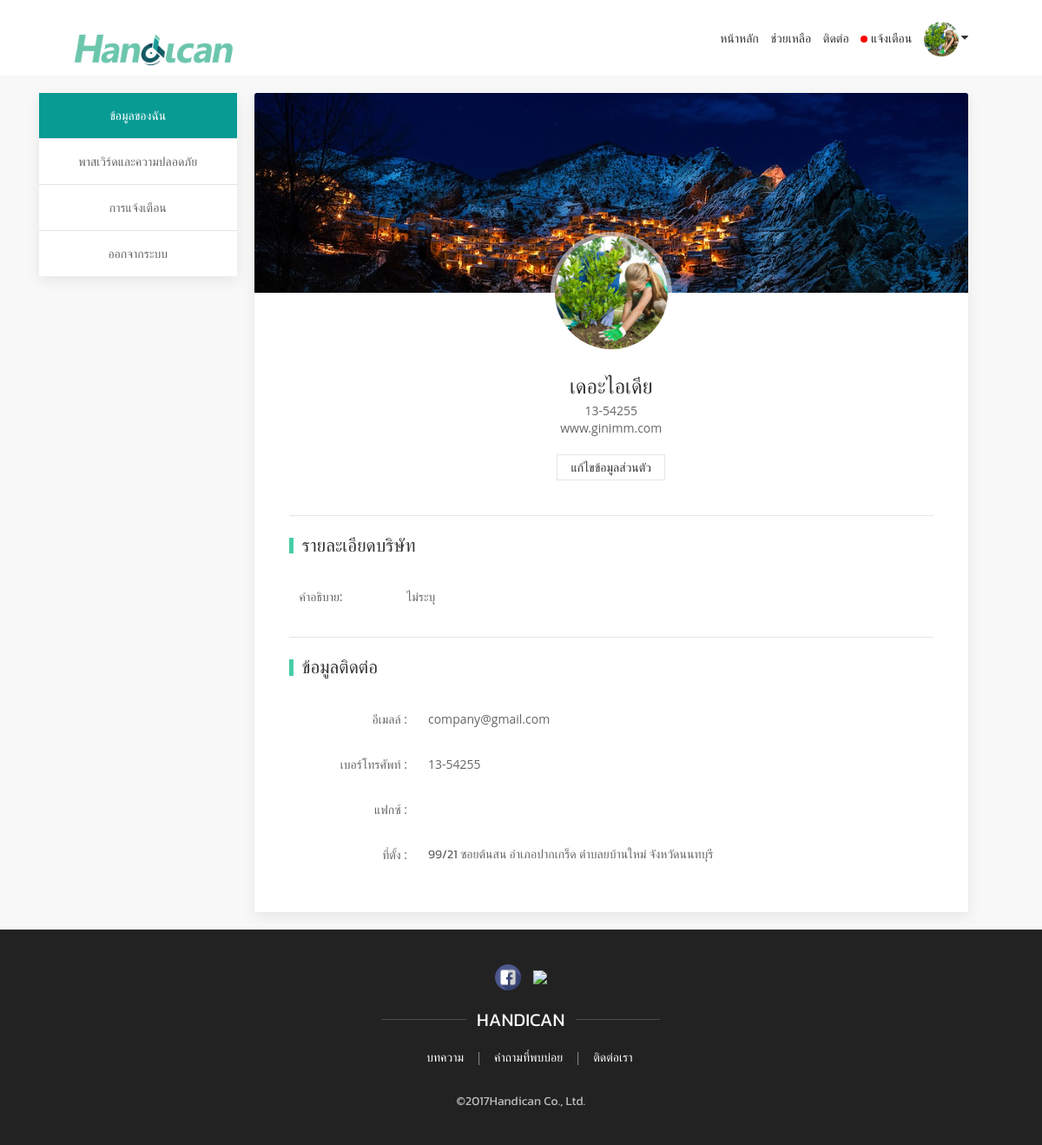
The page /accounts/company-profile/ (signed in) on the database as committed earlier.
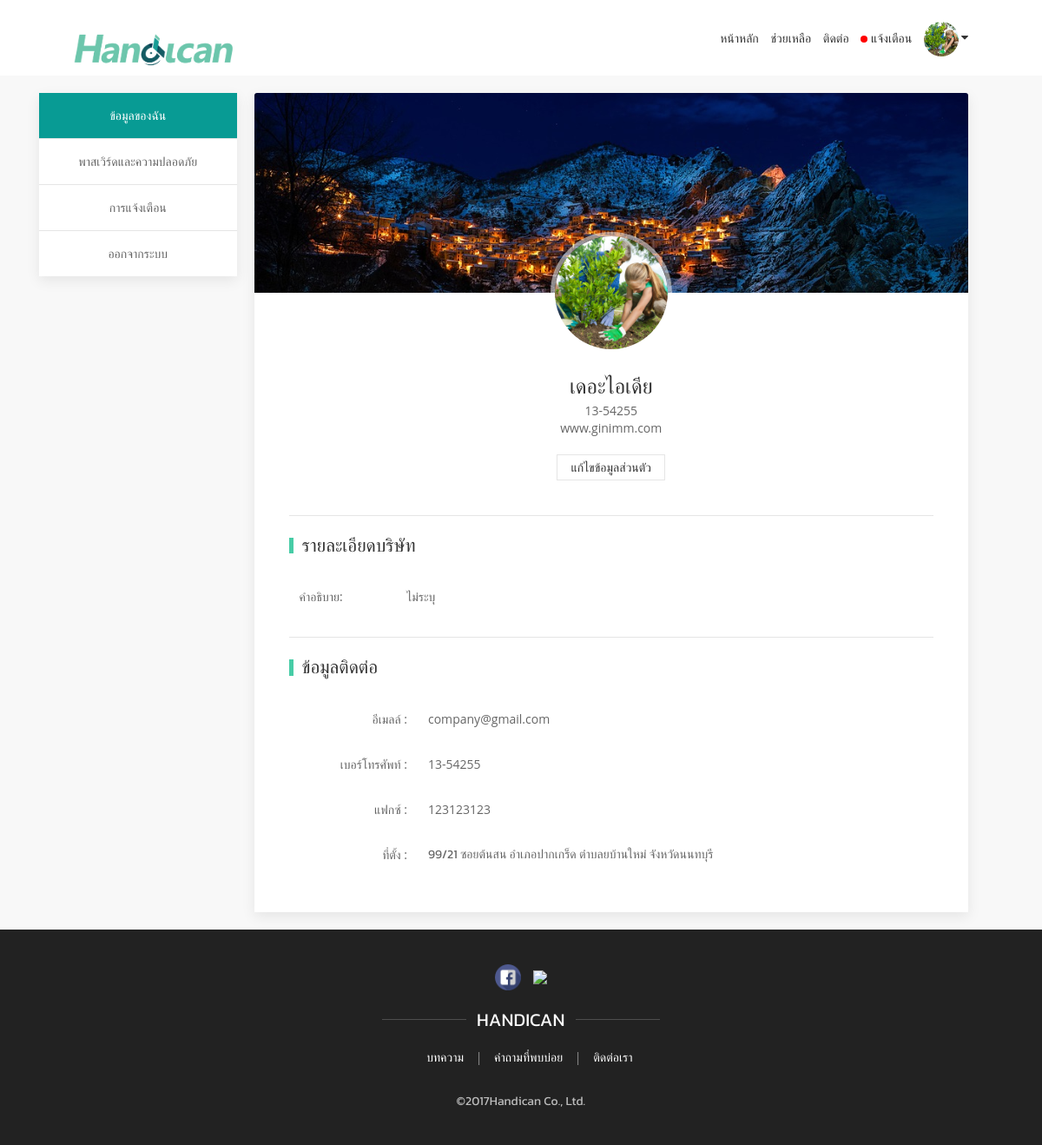
The same page on the database as committed later.
### myapp/models.py (models this page shows, shortened)
class CompanyInfo(models.Model):
	profile = models.ForeignKey(Profile, on_delete=models.SET_NULL,blank=True,null=True)
	th_name = models.CharField(max_length=100,editable=True )
	en_name = models.CharField(max_length=100,editable=True )
	phone_no = models.CharField(max_length=20,default="ไม่ระบุ")
	hr_no = models.CharField(max_length=100,editable=True,blank=True,null=True )
	address = models.CharField(max_length=5000,default="ไม่ระบุ")
	info = models.CharField(max_length=5000,default="ไม่ระบุ")
	website = models.CharField(max_length=50,default="ไม่ระบุ")
	fax = models.CharField(max_length=30)
	company_type = models.CharField(max_length=100)
	get_more_info = models.BooleanField()
	created_at = models.DateTimeField(auto_now_add=True,null=True,)

class Profile(models.Model):
	user = models.ForeignKey(User, on_delete=models.SET_NULL,blank=True,null=True)
	profile_picture=models.ImageField(upload_to="profilePicture/",default="")
	created_at = models.DateTimeField(blank=True,null=True,)

### loginapp/views.py (the view)
@login_required
def company_profile(request):
    read =True
    list_noti = []
    profile = Profile.objects.get(user=request.user)
    company = CompanyInfo.objects.get(profile=profile)
    noti = Notifications.objects.filter(tarket=profile)
    for i in noti:
        temp = {'name': '', 'action': '', 'obj':'','time':None,'img':None,'is_read': False,
        'job_name':"",'job_id':0,'noti_id':0,'job_interest':"",'disability_cate': '',
        'expected_salary':0,'province':'','job_exp':"",'dis_id':0}
        p = Profile.objects.get(user=i.user)
        dis = DisabilityInfo.objects.get(profile=p)
        temp['job_name'] = i.job.title_th
        temp['job_id'] = i.job.id
        temp['name'] = dis.first_name +" "+ dis.last_name
        temp['dis_id'] = dis.id
        temp['action'] = i.action
        temp['obj'] = i.obj
        temp['time'] = i.created_at
        temp['is_read'] = i.is_read
        temp['img'] = p.profile_picture.url
        temp['noti_id'] = i.id
        temp['expected_salary'] = dis.expected_salary1
        temp['province'] = dis.current_province
        temp['job_interest'] = dis.job_interest1
        temp['job_exp'] = dis.job_exp
        temp['disability_cate'] = dis.disability_cate
        list_noti.append(temp)
    return render(request, 'company_profile.html',{'company':company,'noti':list_noti})

### loginapp/templates/company_profile.html (shortened to what the changed rows need)
{% extends 'base.html' %} {% load static %}{% load widget_tweaks %} {% block content %}
<div class="uk-background-muted ">
    <br>
    <div class="container">
        <div uk-grid>
            <div class="uk-width-3-4@m" uk-grid>
                <div class="uk-card uk-card-default uk-padding-remove-left uk-width-1-1" >
                    <div id="detail">
                        <div class="card hovercard  uk-margin-remove-top "  >
                            <div class="avatar">
                                <img src=" {{company.profile.profile_picture.url}}" class="inImgProfile"  alt="">
                            </div>
                            <div class="uk-text-center ">
                                <div class="info uk-margin-bottom">
                                    <h2 class="uk-text-large uk-margin-remove-bottom uk-margin"> {{company.th_name}}</h2>
                                    {{company.phone_no}}
                                    <div class="desc "> {% if company.website  %}
                                        {{company.website }}
                                    {% endif %} </div>
<br>
                                       <form action="{% url 'edit_company_profile' %}">
                                     <button class="uk-button uk-button-default uk-button-small">แก้ไขข้อมูลส่วนตัว</button>
                                </form>
                                </div>
                            </div>
                        </div>
                        <div class="uk-container ">
                            <h2 class="uk-heading-bullet uk-margin-remove-top ">รายละเอียดบริษัท </h2>
                            <table class="uk-table">
                                <tbody>
                                    <tr>
                                        <td class="uk-width-1-6">คำอธิบาย:</td>
                                        <td class="uk-table-expand">{{company.info}}</td>
                                    </tr>
                                </tbody>
                            </table>
                            <h2 class="uk-heading-bullet uk-margin-remove-top ">ข้อมูลติดต่อ </h2>
                            <table class="uk-table">
                                <tbody>
                                    <tr>
                                        <td class="uk-text-right">เบอร์โทรศัพท์ :</td>
                                        <td class="uk-table-expand">
                                            {{company.phone_no}}
                                        </td>
                                    </tr>
                                    <tr>
                                        <td class="uk-text-right">แฟกซ์ :</td>
                                        <td class="uk-table-expand">
                                            {{company.fax}}
                                        </td>
                                    </tr>
                                    <tr>
                                        <td class="uk-table-expand">
                                            <p>{{company.address}}</p>
                                        </td>
                                    </tr>
                                </tbody>
                            </table>
                        </div>
                    </div>
                    <br>
                </div>
            </div>
        </div>
    </div>
</div>
<br>
{% endblock %}

Rows that differ between the two databases and show on the page:
changed CompanyInfo "เดอะไอเดีย": fax (not shown) → "123123123"
